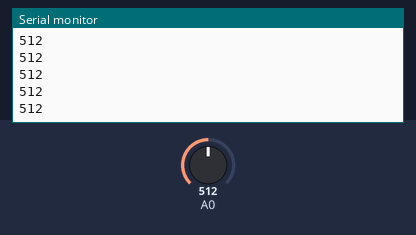
A sketch run on a simulated Arduino Uno, built with avr-gcc and run on an emulated ATmega328P. On the bench: the last lines printed to the serial monitor. The test bench sets the inputs (shaded band); at power-on: A0 = 512.

Above: at 1.2 s.
1.3 s: A0 set to 716
At 1.32 s:
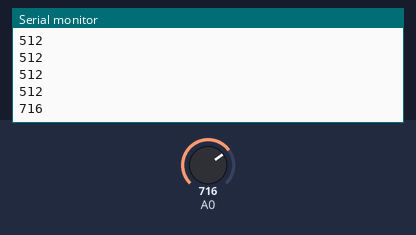
2.8 s: A0 set to 900
At 2.83 s:
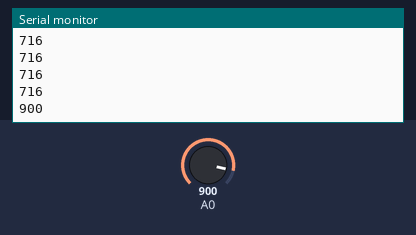
Timing chart, 0 to 5.8 s (numbered marks = the images above; inputs shaded):
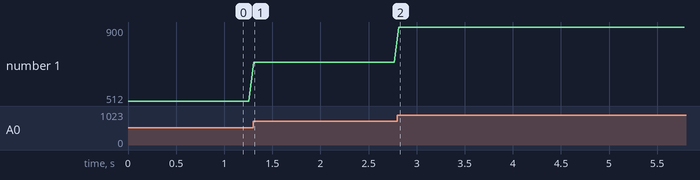

The sketch:

_04_PotentiometerModule.ino
```cpp
/***********************************************************
File name: _04_PotentiometerModule.ino
Description: Now, when you turning the shaft of the potentiometer,
             you will see the data in the serial monitor
Website: www.adeept.com
E-mail: support@adeept.com
Author: Tom
Date: 2016/06/12
***********************************************************/
int potentiometerPin = 0;        // potentiometer wiper (middle terminal) connected to analog pin 0
void setup()
{
  pinMode(potentiometerPin, INPUT);
  Serial.begin(9600);           // opens serial port, sets data rate to 9600 bps
}
void loop()
{
 Serial.println(analogRead(0)); //send data to the serial monitor
 delay(50);                      // delay 0.05 s
}
```

Measured:
- after the input at 1.3 s, the serial monitor: prints a new line at once (image 1)
- after the input at 2.8 s, the serial monitor: prints a new line at once (image 2)
- plotted number 1: 512 → 716 after the input at 1.3 s, 716 → 900 after the input at 2.8 s
